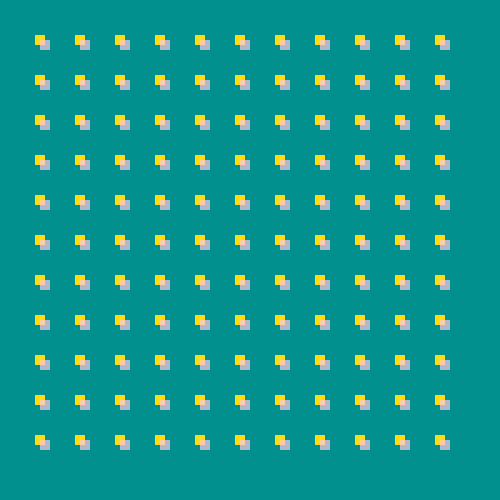
Frame 1 (no input)
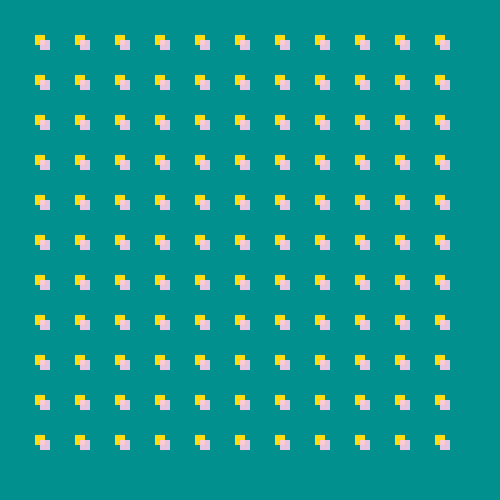
Frame 2 (the mouse pressed at the canvas centre, redrawn once)

The Processing sketch that drew these frames (run headless with seeded random() and noise(); the mouse was pressed at the canvas centre and the sketch redrawn once):

// Processing sketch: processing_83701
// ── processing_83701.pde


void setup()
{
  size(500, 500);
  background(#01908D);
  smooth();
  noStroke();
  fill(#FFDC12);
}

void draw()
{ 
  for (int posx=35; posx<= 470; posx= posx+40)
    for (int posy=35; posy<= 470; posy=posy+40)   
      rect(posx, posy, 10, 10);


  fill(#FCC9E7,180);
for (int posx=40; posx<= 450; posx= posx+40)
    for (int posy=40; posy<= 450; posy=posy+40)   
      rect(posx, posy, 10, 10);
noFill();


  noLoop();
}
